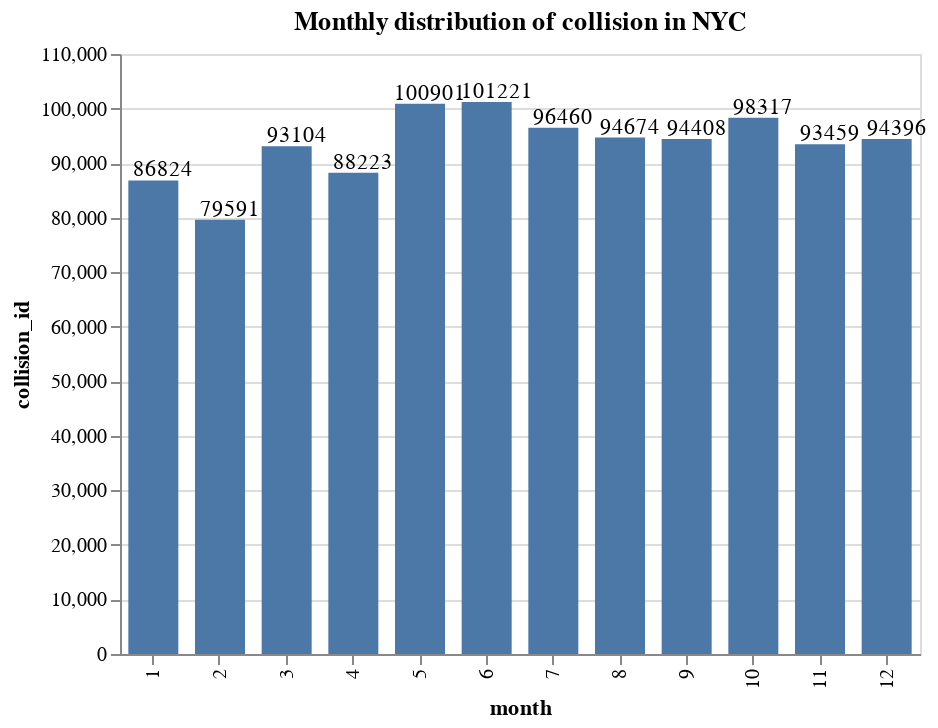

Notebook cell for this chart:
### Markdown cell above
<b>p-value is less than 5%(near zero), hence we reject the null hypothesis that death rates are same over different average license cost.</b>
    
     - That is we have significant evidence that death rate varies inversaly to license cost.
    
Now this may be misleading.
<br>While there is inverse correlation between average license cost and death rate, this does not mean there is causal relationship.
But what we can say, is that perhaps more training and tests require additional cost and hence cause increase in license cost which causes reduction is traffic crashes because of more skilled drivers on the road.

### Code cell
title = 'Monthly distribution of collision in NYC'
crashes_month = crashes.groupby('month')['collision_id'].count().reset_index()
col_order = crashes_month.collision_id.sort_values(ascending=False).to_list()

bar = draw_bar(crashes_month, 'month','collision_id')
text = draw_text(crashes_month, 'month','collision_id')
(bar + text).properties(width=400,height=300, title=title)

### Figure 1 — Vega-Lite specification as saved in the notebook (floating-point values rounded to 4 significant figures)
{"config": {"view": {"continuousWidth": 400, "continuousHeight": 300}}, "layer": [{"mark": {"type": "bar", "width": 25}, "encoding": {"x": {"type": "nominal", "field": "month", "sort": [101221, 100901, 98317, 96460, 94674, 94408, 94396, 93459, 93104, 88223, 86824, 79591]}, "y": {"type": "quantitative", "field": "collision_id", "title": "collision_id"}}}, {"mark": {"type": "text", "align": "center", "dx": 5, "dy": -5}, "encoding": {"text": {"type": "quantitative", "field": "collision_id"}, "x": {"type": "nominal", "field": "month", "sort": [101221, 100901, 98317, 96460, 94674, 94408, 94396, 93459, 93104, 88223, 86824, 79591]}, "y": {"type": "quantitative", "field": "collision_id", "title": "collision_id"}}}], "data": {"name": "data-c24d3db92a28a04131f45b37fcb0ef68"}, "height": 300, "title": "Monthly distribution of collision in NYC", "width": 400, "$schema": "https://vega.github.io/schema/vega-lite/v4.8.1.json", "datasets": {"data-c24d3db92a28a04131f45b37fcb0ef68": [{"month": 1, "collision_id": 86824}, {"month": 2, "collision_id": 79591}, {"month": 3, "collision_id": 93104}, {"month": 4, "collision_id": 88223}, {"month": 5, "collision_id": 100901}, {"month": 6, "collision_id": 101221}, {"month": 7, "collision_id": 96460}, {"month": 8, "collision_id": 94674}, {"month": 9, "collision_id": 94408}, {"month": 10, "collision_id": 98317}, {"month": 11, "collision_id": 93459}, {"month": 12, "collision_id": 94396}]}}
